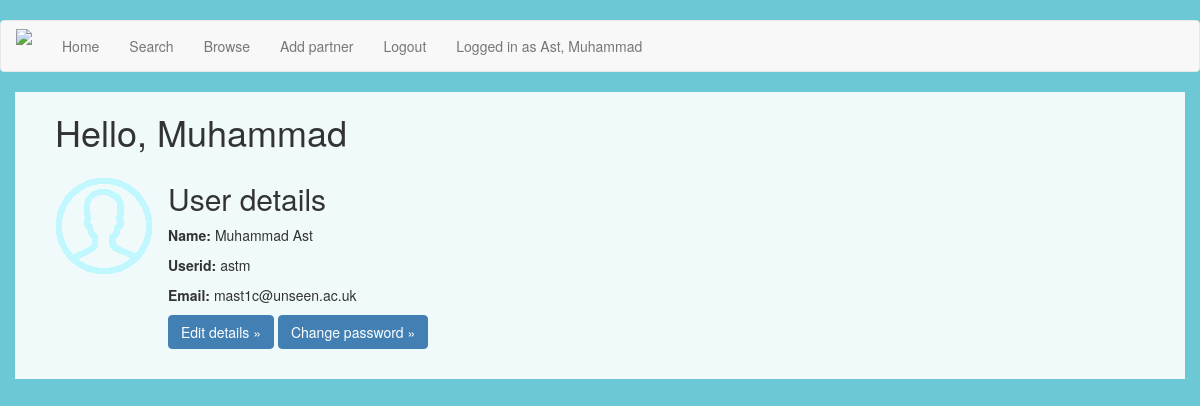
The page /profile (signed in) on the database its author committed.
### app/models.py (models this page shows, shortened)
class User(UserMixin, db.Model):
	id = db.Column(db.Integer, primary_key=True)
	userid = db.Column(db.String(64), index=True, unique=True)
	fname = db.Column(db.String(64), index=True)
	sname = db.Column(db.String(64), index=True)
	email = db.Column(db.String(120), index=True, unique=True)
	role = db.Column(db.String)
	passwordhash = db.Column(db.String(128))
	collabs = db.relationship('Partner', backref='col_owner', lazy='dynamic')
	reports = db.relationship('Report', backref='report_author', lazy='dynamic')
	def is_admin(self):
		if self.role == 'Admin':
			return True
		else:
			return False
	@login.user_loader
	def load_user(id):
		return User.query.get(int(id))

### app/routes.py (the view)
@app.route('/profile')
def profile():
	user = current_user
	return render_template('profile.html', user=user)

### app/templates/profile.html (shortened to what this page needs)
{% extends "base.html" %}
{% block app_content %}
	<head>
	</head>
	<body>
		<div class="container-fluid" id="container">
			<h1> Hello, {{ user.fname }}</h1>
			<div class="row">
				<table>
			        <tr valign="top">
			            <td><img src="/static/avatar.png"></td>
			            <td>
			            	<h2> User details </h2>
							<p><b>Name:</b> {{ user.fname }} {{ user.sname }}</p>
							<p><b>Userid:</b> {{ user.userid }}</p>
							<p><b>Email:</b> {{ user.email }}</p>
							<p><a class="btn btn-primary btn-small" href="{{ url_for('edituser') }}" role="button">Edit details &raquo;</a>
			   	<a class="btn btn-primary btn-small" href="{{ url_for('changepassword') }}" role="button">Change password &raquo;</a></p>
						</td>
			        </tr>
			   	</table>
			</div>
		</div>
	</body>
{% endblock %}

### app/templates/base.html (shortened to what this page needs)
{% extends 'bootstrap/base.html' %}
{% import 'bootstrap/wtf.html' as wtf %}
{% block navbar %}
	<nav class="navbar navbar-default" id="navbardef">
		<div class="container-fluid">
            <div class="navbar-header">
                <a class="navbar-brand" rel="home" href="{{ url_for('index') }}" title="Home">
                <img style="max-width:100px; margin-top: -7px;"src="https://image.ibb.co/mCLfGy/logo.png">
                </a>
            </div>
            <div class="collapse navbar-collapse" id="bs-example-navbar-collapse-1">
                <ul class="nav navbar-nav">
                    <li><a href="{{ url_for('landing') }}">Home</a></li>
                <ul class="nav navbar-nav navbar-right">
                    {% if current_user.is_anonymous %}
                    <li><a href="{{ url_for('login') }}">Login</a></li>
                    {% else %}
                    <li><a href="{{ url_for('search') }}">Search</a></li>
                    <li><a href="{{ url_for('browsecountry') }}">Browse</a></li>
                    <li><a href="{{ url_for('newpartner') }}">Add partner</a></li>
                    <li><a href="{{ url_for('logout') }}">Logout</a></li>
                    <li><a href="{{ url_for('profile') }}">Logged in as {{ current_user.sname }}, {{ current_user.fname }}</a></li>
                    {% endif %}
                </ul>
            </div>
        </div>
	</nav>
{% endblock %}
{% block content %}
    <head>
    </head>
    <div class="container-fluid">
        {% block app_content %}{% endblock %}
    </div>
{% endblock %}

### app/templates/base.html (style rules this page uses)
body { background-color: #6dc8d5; height: 100%; background-size: cover; background-position: center; background-repeat: no-repeat; padding-top: 20px }

### app/templates/profile.html (style rules this page uses)
#container { background: rgba(255, 255, 255, 0.9); padding-bottom: 20px; padding-left: 40px; }
body { height: 100%; background-position: center; background-repeat: no-repeat; background-size: cover; }
.btn { background-color: #4280B4 ; border-color: #4280B4 ; }

### rows shown on the page
User: sname "Ast", fname "Muhammad", userid "astm", email "mast1c@unseen.ac.uk"
